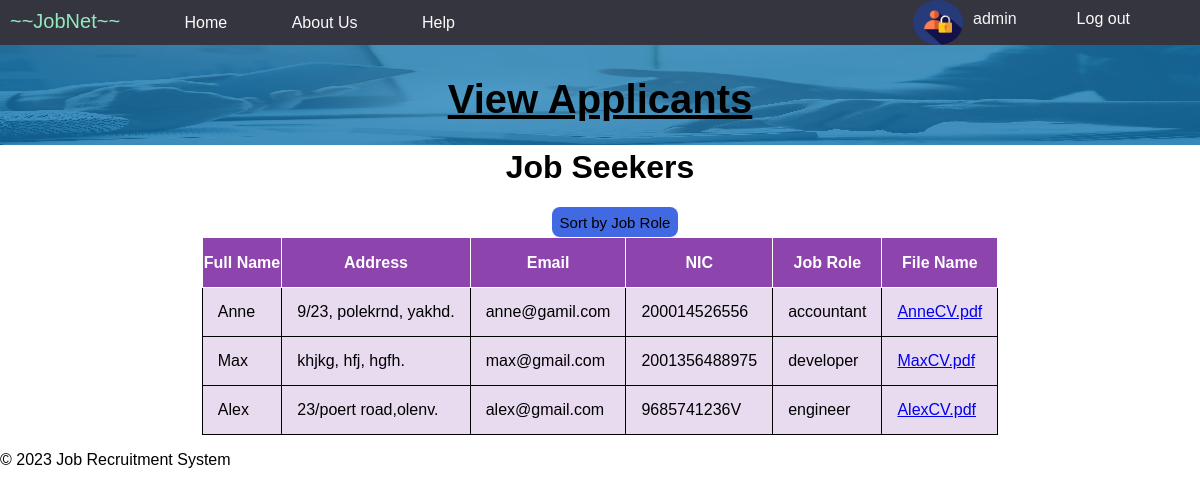
/seekers.php (signed in), run on the app's committed database.
### tables this page shows
CREATE TABLE `candidates` (
  `id` int(11) NOT NULL,
  `fullname` varchar(255) NOT NULL,
  `address` varchar(255) DEFAULT NULL,
  `email` varchar(255) NOT NULL,
  `NIC` varchar(20) NOT NULL,
  `jobrole` varchar(50) NOT NULL,
  `file_name` varchar(255) NOT NULL,
  `file_data` longblob NOT NULL
);

### seekers.php (the view, shortened to what this page needs)
<html>
    <head>
        <link rel="stylesheet" type="text/css" href="css/style.css">
        <link rel="stylesheet" type="text/css" href="css/style-2.css">
    </head>
    <body>
        <nav>
            <ul>
                <li class="jobnet">~~JobNet~~</li>
                <li><a href="home.php">Home</a></li>
                <li><a href="About Us.php">About Us</a></li>
                <li><a href="Help.php">Help</a></li>
                <?php
                    include "php/config.php";
                    if (isset($_SESSION['username'])) {
                        $userName = $_SESSION['username'];
                        echo '<li style="float:right">'.'<a href="logout.php">'.'Log out'.'</a>'.'</li>';
                        echo '<li style="float:right">'.$userName.'</li>';
                    }else{
                        echo '<li style="float:right">'.'<a href="index.php">'. 'Login'.'</a>'.'</li>';
                    }
                ?>
                <li style="float:right"><img src="295128.png" alt="" class="login"></li>
            </ul>
        </nav>
        <div>
            <h1 class="headers">View Applicants</h1>
            <img src="hero03.jpg" alt="" class="header_img">
        </div>
        <?php
            $sortColumn = isset($_GET['sort']) ? $_GET['sort'] : 'jobrole';
            $sql = "SELECT fullname, address, email, NIC, jobrole, file_name FROM candidates ORDER BY $sortColumn";
            $result = mysqli_query($connection, $sql);
            if ($result) {
                $rows = mysqli_fetch_all($result, MYSQLI_ASSOC);
            } else {
                echo "Query failed: " . mysqli_error($connection);
            }
        ?>
        <h1 style="text-align:center">Job Seekers</h1>
        <div class="button-container">
            <button onclick="sortTableByJobRole()">Sort by Job Role</button>
        </div>
        <table>
            <tr>
                <th>Full Name</th>
                <th>Address</th>
                <th>Email</th>
                <th>NIC</th>
                <th><a href="?sort=jobrole">Job Role</a></th>
                <th>File Name</th>
            </tr>
            <tbody>
                <?php
                    foreach ($rows as $row) {
                        echo "<tr>";
                        echo "<td>" . $row['fullname'] . "</td><td>" . $row['address'] . "</td><td>" . $row['email'] . "</td><td>". $row['NIC'] . "</td><td>". $row['jobrole'] . "</td><td><a href='view.php?filename=" . $row['file_name'] . "'>" . $row['file_name'] . "</a></td>";
                        echo "</tr>";
                    }
                ?>
            </tbody>
        </table>
        <footer>
            <p>&copy; 2023 Job Recruitment System</p>
        </footer>
    </body>
</html>

### css/style.css (style rules this page uses)
body { font-family: Arial, Helvetica; margin: 0; padding: 0; }
nav { background-color: rgb(53, 53, 63); color: #f7f6f6; text-align: left; height: 50px; }
nav ul { list-style: none; padding: 10px; }
nav li { display: inline; margin-right: 60px; }
nav li a { text-decoration: none; color: #fbf9f9; }
.jobnet { font-size: 20px; font-weight: 3px bold; font-family: 'Arial Narrow Bold', sans-serif; color: rgb(148, 234, 188); }
td { padding: 15px; }

### seekers.php (style rules this page uses)
.login { width: 50px; height: 45px; position: absolute; top: 0px; }
.header_img { width: 100%; height: 100px; position: absolute; top: 45px; }
.headers { font-size: 40px; text-align: center; position: relative; z-index: 100; text-decoration: underline; }
.button-container { display: flex; justify-content: center; align-items: center; margin-top: 20px; margin-left: 30px; }
button { background-color: royalblue; border: transparent solid 2px; border-radius: 8px; font-size: 15px; height: 30px; }
table, th, td { border: 1px solid; border-collapse: collapse; margin: 0 auto; background-color: rgb(142, 68, 173, 0.1); }
table th { background-color: #8E44AD; color: #fff; height: 50px; }
table th a { text-decoration: none; color: #fff; }

### data on the page
candidates: fullname "Anne", address "9/23, polekrnd, yakhd.", email "anne@gamil.com", NIC "200014526556", jobrole "accountant", file_name "AnneCV.pdf"
candidates: fullname "Max", address "khjkg, hfj, hgfh.", email "max@gmail.com", NIC "2001356488975", jobrole "developer", file_name "MaxCV.pdf"
candidates: fullname "Alex", address "23/poert road,olenv.", email "alex@gmail.com", NIC "9685741236V", jobrole "engineer", file_name "AlexCV.pdf"

### other printed values
$userName "admin"
